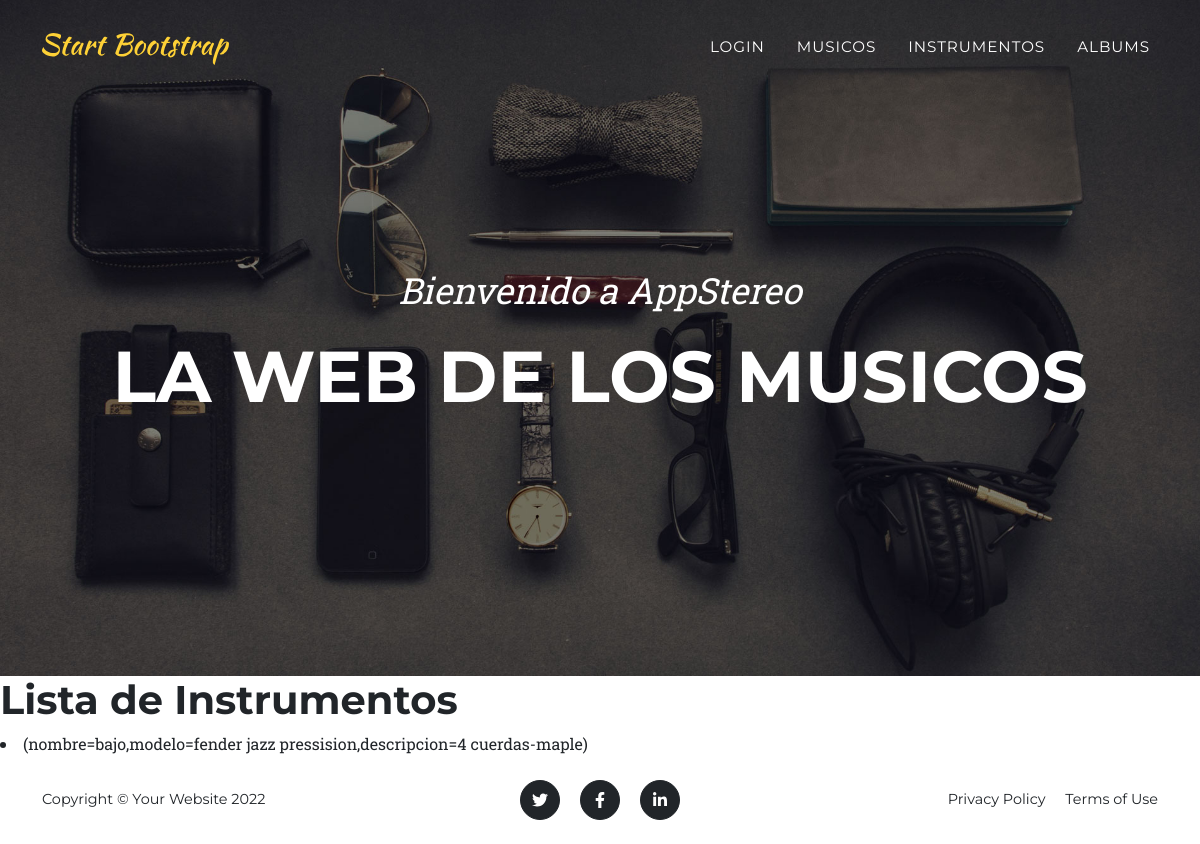
The page /leerInstrumentos/ on the database as committed earlier.
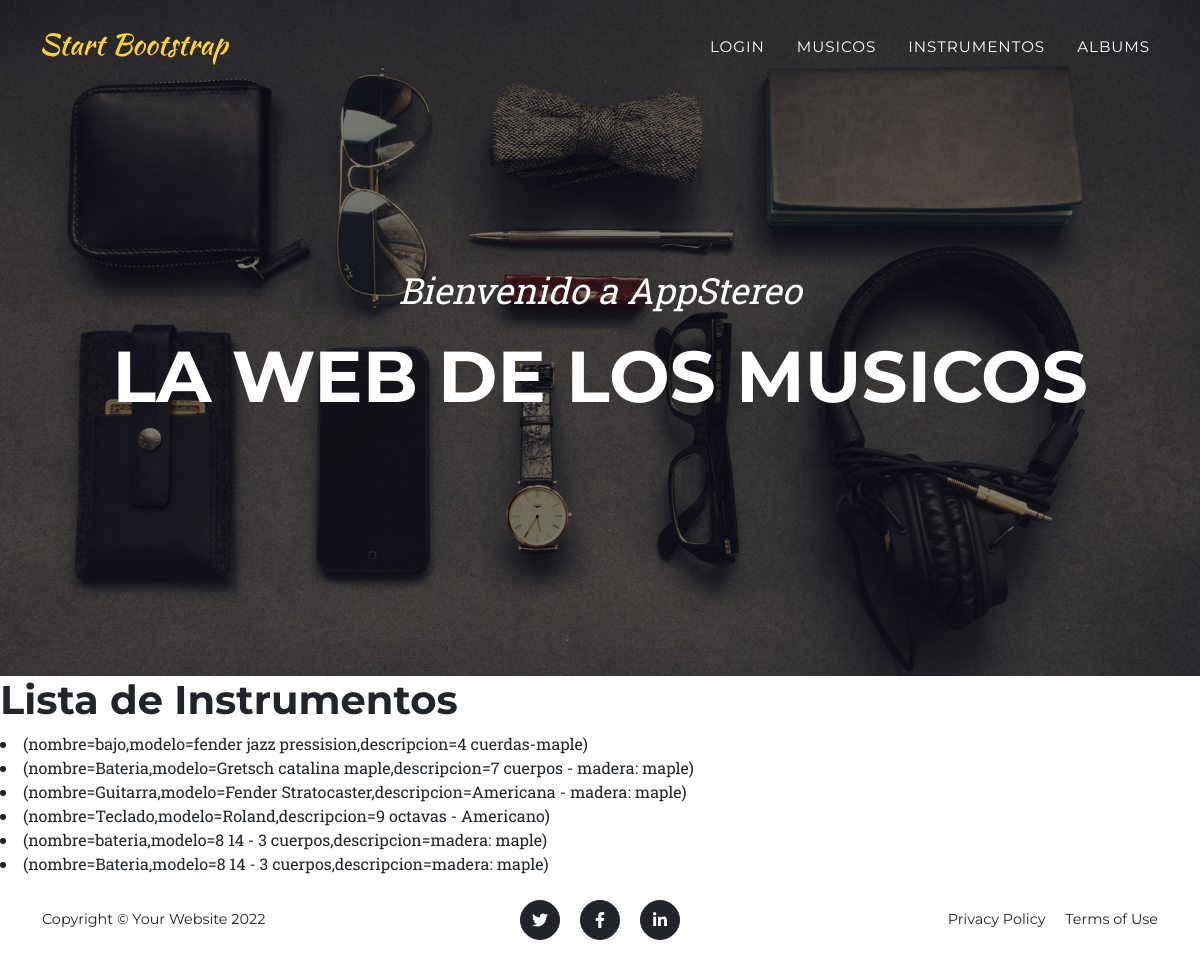
The same page on the database as committed later.
### AppStereo/models.py (models this page shows)
class Instrumentos(models.Model):
    nombre = models.CharField(max_length=50)
    modelo = models.CharField(max_length=50)
    descripcion = models.CharField(max_length=50)
    def __str__(self):
        return f"(nombre={self.nombre},modelo={self.modelo},descripcion={self.descripcion})"

### AppStereo/views.py (the view)
def leerInstrumentos(request):
    instrumentos = Instrumentos.objects.all()
    contexto = {'instrumentos': instrumentos}
    return render(request, "AppStereo/leerInstrumentos.html", contexto)

### AppStereo/templates/AppStereo/leerInstrumentos.html (shortened to what this page needs)
{% extends "AppStereo/base.html" %}
{% load static %}
{% block contenido %}
<h1>Lista de Instrumentos</h1>
<body>
    {% for i in instrumentos %}
        <li>{{i}}</li>
    {% endfor %}
<body>
{% endblock %}

Rows that differ between the two databases and show on the page:
added Instrumentos: nombre+modelo+descripcion "(nombre=Bateria,modelo=Gretsch catalina maple,descripcion=7 cuerpos - madera: maple)"
added Instrumentos: nombre+modelo+descripcion "(nombre=Guitarra,modelo=Fender Stratocaster,descripcion=Americana - madera: maple)"
added Instrumentos: nombre+modelo+descripcion "(nombre=Teclado,modelo=Roland,descripcion=9 octavas - Americano)"
added Instrumentos: nombre+modelo+descripcion "(nombre=bateria,modelo=8 14 - 3 cuerpos,descripcion=madera: maple)"
added Instrumentos: nombre+modelo+descripcion "(nombre=Bateria,modelo=8 14 - 3 cuerpos,descripcion=madera: maple)"
